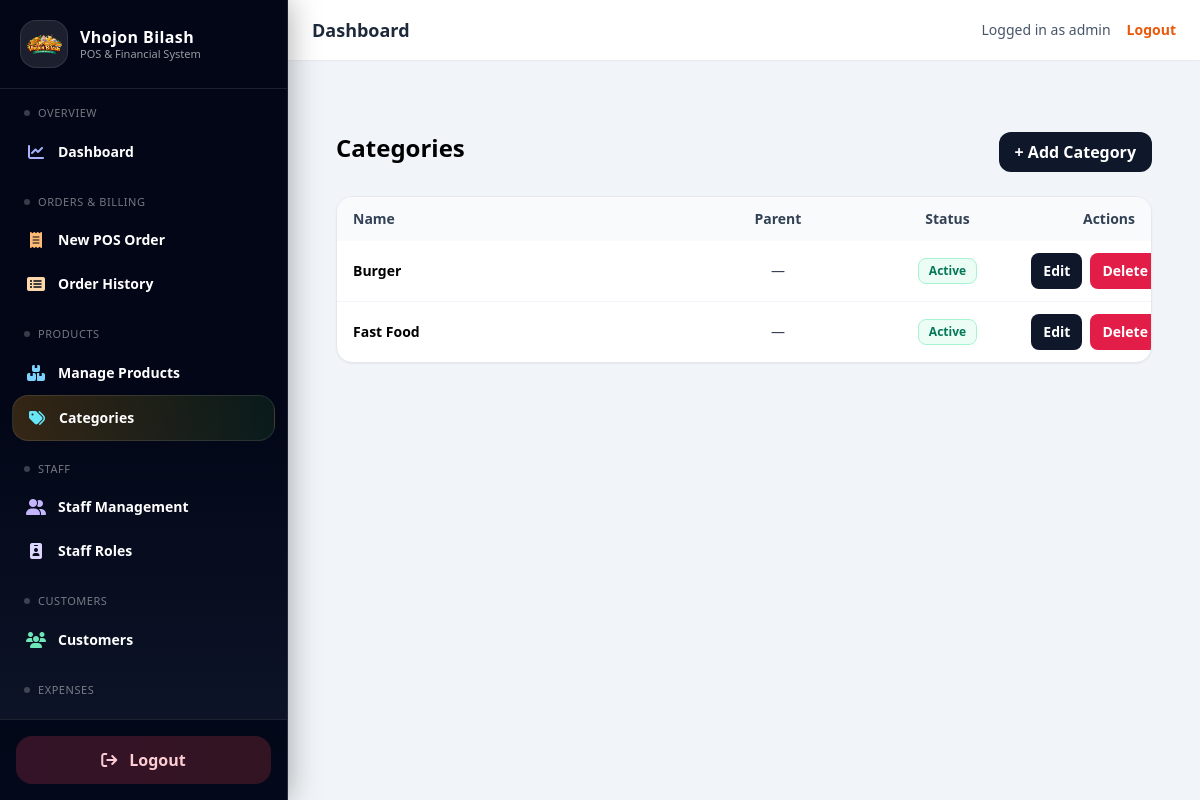
The page /catalog/categories/ (signed in) on the database its author committed.
### catalog/models.py (models this page shows, shortened)
class TimeStampedModel(models.Model):
    created_at = models.DateTimeField(default=timezone.now, editable=False)
    updated_at = models.DateTimeField(auto_now=True)
    class Meta:
        abstract = True

class Category(TimeStampedModel):
    name = models.CharField(max_length=150)
    parent = models.ForeignKey(
        "self",
        on_delete=models.SET_NULL,
        null=True,
        blank=True,
        related_name="children"
    )
    is_active = models.BooleanField(default=True)

### catalog/views.py (the view)
@require_GET
def category_list(request):
    q = request.GET.get("q", "").strip()
    qs = Category.objects.select_related("parent").order_by("-id")
    if q:
        qs = qs.filter(
            Q(name__icontains=q) |
            Q(parent__name__icontains=q)
        )
    paginator = Paginator(qs, 10)  # per page
    page_number = request.GET.get("page")
    page_obj = paginator.get_page(page_number)
    context = {
        "categories": page_obj.object_list,
        "page_obj": page_obj,
        "is_paginated": page_obj.has_other_pages(),
        "q": q,
    }
    return render(request, "products/category_list.html", context)

### catalog/templates/products/category_list.html
{% extends "base.html" %}
{% block content %}
<div class="max-w-6xl mx-auto p-6">
  <div class="flex justify-between mb-6">
    <h1 class="text-2xl font-bold">Categories</h1>
    <a href="{% url 'catalog:category_create' %}"
       class="px-4 py-2 bg-slate-900 text-white rounded-xl font-semibold">
      + Add Category
    </a>
  </div>
  <div class="bg-white rounded-2xl border shadow-sm overflow-hidden">
    <table class="w-full text-sm table-fixed">
      <thead class="bg-slate-50">
        <tr class="text-slate-700">
          <th class="px-4 py-3 text-left w-5/12">Name</th>
          <th class="px-4 py-3 text-center w-3/12">Parent</th>
          <th class="px-4 py-3 text-center w-2/12">Status</th>
          <th class="px-4 py-3 text-right w-2/12">Actions</th>
        </tr>
      </thead>
      <tbody class="divide-y divide-slate-100">
        {% for c in categories %}
        <tr class="hover:bg-slate-50">
          <td class="px-4 py-3 font-semibold truncate">{{ c.name }}</td>
          <td class="px-4 py-3 text-center text-slate-700">
            {{ c.parent.name|default:"—" }}
          </td>
          <td class="px-4 py-3 text-center">
            {% if c.is_active %}
              <span class="inline-flex items-center px-2.5 py-1 rounded-lg text-xs font-bold
                           bg-emerald-50 text-emerald-700 border border-emerald-200">
                Active
              </span>
            {% else %}
              <span class="inline-flex items-center px-2.5 py-1 rounded-lg text-xs font-bold
                           bg-rose-50 text-rose-700 border border-rose-200">
                Inactive
              </span>
            {% endif %}
          </td>
          <td class="px-4 py-3 text-right">
            <div class="inline-flex gap-2">
              <a href="{% url 'catalog:category_update' c.id %}"
                 class="px-3 py-2 bg-slate-900 text-white rounded-lg font-semibold hover:bg-slate-800">
                Edit
              </a>
              <a href="{% url 'catalog:category_delete' c.id %}"
                 class="px-3 py-2 bg-rose-600 text-white rounded-lg font-semibold hover:bg-rose-700">
                Delete
              </a>
            </div>
          </td>
        </tr>
        {% empty %}
        <tr>
          <td colspan="4" class="px-4 py-10 text-center text-slate-500">
            No categories found.
          </td>
        </tr>
        {% endfor %}
      </tbody>
    </table>
  </div>
</div>
{% endblock %}

### templates/base.html (shortened to what this page needs)
{% load static %}
<!DOCTYPE html>
<html lang="en">
<head>
  <script src="https://cdn.tailwindcss.com"></script>
</head>
<body class="bg-slate-100 min-h-screen">
  <div class="flex min-h-screen">
    {% include "sidebar.html" %}
    <div class="flex-1 flex flex-col">
      <nav class="bg-white shadow-sm px-6 py-4 flex items-center justify-between">
        <div>
          <h1 class="text-lg font-semibold text-slate-800">{% block top_title %}Dashboard{% endblock %}</h1>
        </div>
        <div class="flex items-center gap-4">
          <div class="text-sm text-slate-600">
            Logged in as <span class="font-medium">{{ request.user.username }}</span>
          </div>
          <a href="{% url 'logout' %}"
             class="text-sm font-semibold text-orange-600 hover:text-orange-700">
            Logout
          </a>
        </div>
      </nav>
      <div class="p-6 pb-0">
      </div>
      <main class="p-6 flex-1">
        <div class="max-w-6xl mx-auto">
          {% block content %}{% endblock %}
        </div>
      </main>
    </div>
  </div>
</body>
</html>

### rows shown on the page
Category: name "Burger", parent.name "—", is_active "Active"
Category: name "Fast Food", parent.name "—", is_active "Active"

### other values the page prints
{{ request.user.username }} "admin"
